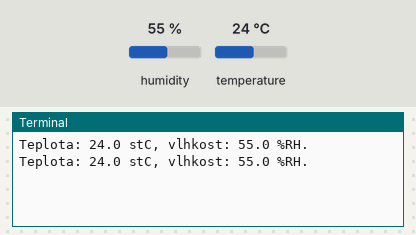
This program was run on a simulated Raspberry Pi (BCM pin numbers). On the bench: the last lines printed to the terminal. The inputs (shaded band) are chosen by the test bench; at power-on: humidity 55 %, temperature 24 °C.

Above: at 1.2 s.
1.3 s: humidity set to 22 %
At 2.0 s:
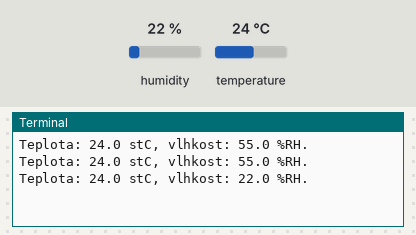
2.8 s: temperature set to 12 °C
At 3.6 s:
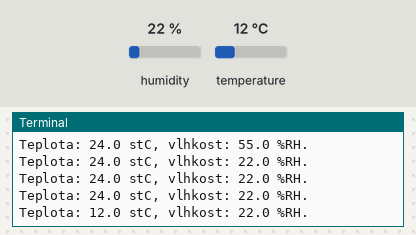
4.3 s: humidity set to 40 %
At 4.3 s:
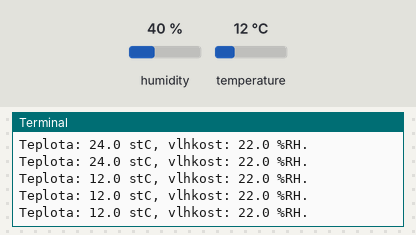
Timing chart, 0 to 7.3 s (numbered marks = the images above; inputs shaded):
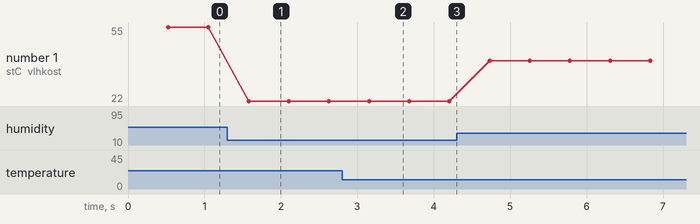

The program:

dht11.py
```python
# Nacteni knihoven
import sys
import Adafruit_DHT

# Nastaveni typu senzoru a cisla propojovaciho pinu
sensor = Adafruit_DHT.DHT11
pin = 4

# Nacteni vlhkosti a teploty do promennych
while True:

    vlhkost, teplota = Adafruit_DHT.read_retry(sensor, pin)

    # Pokud jsou oba udaje nenulove, vytiskneme je,
    # pokud ne, vytiskneme informaci o chybe.
    if vlhkost is not None and teplota is not None:
        print('Teplota: {0:0.1f} stC, vlhkost: {1:0.1f} %RH.'.format(teplota, vlhkost))
    else:
        print('Chyba pri cteni udaju, zkuste znovu!')
        sys.exit(1)
```

Measured:
- after the input at 1.3 s, the terminal: prints a new line after 0.28 s (image 1)
- after the input at 2.8 s, the terminal: prints a new line after 0.35 s (image 2)
- plotted number 1: 55 → 22 after the input at 1.3 s, 22 → 40 after the input at 4.3 s
